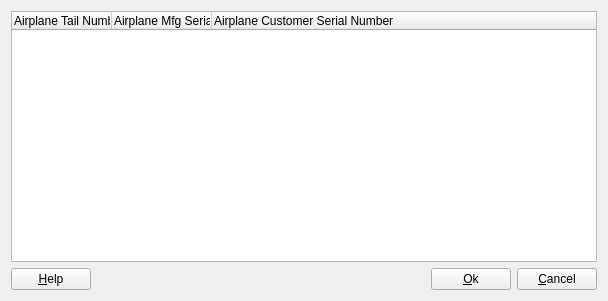
<?xml version="1.0" encoding="UTF-8"?>
<ui version="4.0">
 <class>AirplaneTailsDialog</class>
 <widget class="QDialog" name="AirplaneTailsDialog">
  <property name="geometry">
   <rect>
    <x>0</x>
    <y>0</y>
    <width>608</width>
    <height>301</height>
   </rect>
  </property>
  <property name="windowTitle">
   <string>Choose Airplane Tails</string>
  </property>
  <layout class="QGridLayout">
   <item row="1" column="0">
    <widget class="QPushButton" name="helpButton_">
     <property name="text">
      <string>&amp;Help</string>
     </property>
     <property name="shortcut">
      <string>Alt+H</string>
     </property>
     <property name="autoDefault">
      <bool>false</bool>
     </property>
    </widget>
   </item>
   <item row="1" column="3">
    <widget class="QPushButton" name="cancelButton_">
     <property name="text">
      <string>&amp;Cancel</string>
     </property>
     <property name="shortcut">
      <string>Alt+C</string>
     </property>
     <property name="autoDefault">
      <bool>false</bool>
     </property>
    </widget>
   </item>
   <item row="1" column="2">
    <widget class="QPushButton" name="okButton_">
     <property name="text">
      <string>&amp;Ok</string>
     </property>
     <property name="shortcut">
      <string>Alt+O</string>
     </property>
     <property name="autoDefault">
      <bool>false</bool>
     </property>
    </widget>
   </item>
   <item row="1" column="1">
    <spacer name="Horizontal Spacing2">
     <property name="orientation">
      <enum>Qt::Horizontal</enum>
     </property>
     <property name="sizeType">
      <enum>QSizePolicy::Expanding</enum>
     </property>
     <property name="sizeHint" stdset="0">
      <size>
       <width>228</width>
       <height>20</height>
      </size>
     </property>
    </spacer>
   </item>
   <item row="0" column="0" colspan="4">
    <widget class="QTreeWidget" name="airplaneTailsListView_">
     <property name="rootIsDecorated">
      <bool>false</bool>
     </property>
     <column>
      <property name="text">
       <string>Airplane Tail Number</string>
      </property>
     </column>
     <column>
      <property name="text">
       <string>Airplane Mfg Serial Number</string>
      </property>
     </column>
     <column>
      <property name="text">
       <string>Airplane Customer Serial Number</string>
      </property>
     </column>
    </widget>
   </item>
  </layout>
 </widget>
 <layoutdefault spacing="6" margin="11"/>
 <pixmapfunction>qPixmapFromMimeSource</pixmapfunction>
 <tabstops>
  <tabstop>helpButton_</tabstop>
  <tabstop>okButton_</tabstop>
  <tabstop>cancelButton_</tabstop>
 </tabstops>
 <resources/>
 <connections>
  <connection>
   <sender>helpButton_</sender>
   <signal>clicked()</signal>
   <receiver>AirplaneTailsDialog</receiver>
   <slot>help()</slot>
   <hints>
    <hint type="sourcelabel">
     <x>20</x>
     <y>20</y>
    </hint>
    <hint type="destinationlabel">
     <x>20</x>
     <y>20</y>
    </hint>
   </hints>
  </connection>
  <connection>
   <sender>cancelButton_</sender>
   <signal>clicked()</signal>
   <receiver>AirplaneTailsDialog</receiver>
   <slot>reject()</slot>
   <hints>
    <hint type="sourcelabel">
     <x>20</x>
     <y>20</y>
    </hint>
    <hint type="destinationlabel">
     <x>20</x>
     <y>20</y>
    </hint>
   </hints>
  </connection>
  <connection>
   <sender>okButton_</sender>
   <signal>clicked()</signal>
   <receiver>AirplaneTailsDialog</receiver>
   <slot>accept()</slot>
   <hints>
    <hint type="sourcelabel">
     <x>20</x>
     <y>20</y>
    </hint>
    <hint type="destinationlabel">
     <x>20</x>
     <y>20</y>
    </hint>
   </hints>
  </connection>
 </connections>
</ui>
